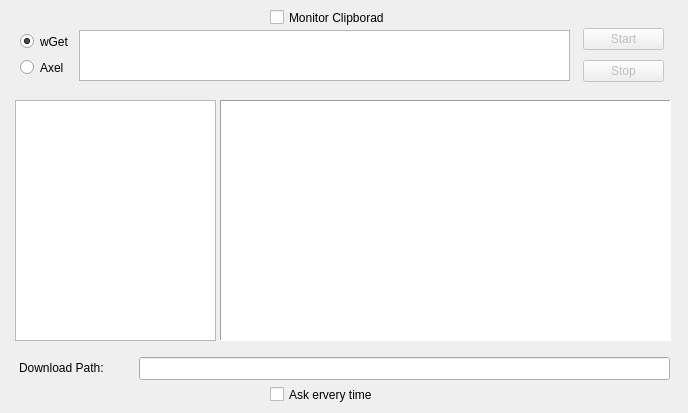
<?xml version="1.0" encoding="UTF-8"?>
<ui version="4.0">
 <class>DownLoadManager</class>
 <widget class="QDialog" name="DownLoadManager">
  <property name="geometry">
   <rect>
    <x>0</x>
    <y>0</y>
    <width>688</width>
    <height>413</height>
   </rect>
  </property>
  <property name="windowTitle">
   <string>DownLoadManager</string>
  </property>
  <widget class="QTextEdit" name="txtUrl">
   <property name="geometry">
    <rect>
     <x>79</x>
     <y>30</y>
     <width>491</width>
     <height>51</height>
    </rect>
   </property>
  </widget>
  <widget class="QCheckBox" name="ckMonClipborad">
   <property name="geometry">
    <rect>
     <x>270</x>
     <y>7</y>
     <width>135</width>
     <height>21</height>
    </rect>
   </property>
   <property name="text">
    <string>Monitor Clipborad</string>
   </property>
  </widget>
  <widget class="QLabel" name="lbpath">
   <property name="geometry">
    <rect>
     <x>19</x>
     <y>360</y>
     <width>101</width>
     <height>16</height>
    </rect>
   </property>
   <property name="text">
    <string>Download Path:</string>
   </property>
  </widget>
  <widget class="QLineEdit" name="txtPath">
   <property name="geometry">
    <rect>
     <x>139</x>
     <y>357</y>
     <width>531</width>
     <height>23</height>
    </rect>
   </property>
  </widget>
  <widget class="QCheckBox" name="ckAskWhenSave">
   <property name="geometry">
    <rect>
     <x>270</x>
     <y>384</y>
     <width>123</width>
     <height>21</height>
    </rect>
   </property>
   <property name="text">
    <string>Ask ervery time</string>
   </property>
  </widget>
  <widget class="QPlainTextEdit" name="txtFeedback">
   <property name="geometry">
    <rect>
     <x>220</x>
     <y>100</y>
     <width>451</width>
     <height>241</height>
    </rect>
   </property>
   <property name="cursor" stdset="0">
    <cursorShape>ArrowCursor</cursorShape>
   </property>
   <property name="contextMenuPolicy">
    <enum>Qt::DefaultContextMenu</enum>
   </property>
   <property name="acceptDrops">
    <bool>false</bool>
   </property>
   <property name="layoutDirection">
    <enum>Qt::LeftToRight</enum>
   </property>
   <property name="inputMethodHints">
    <set>Qt::ImhNone</set>
   </property>
   <property name="frameShape">
    <enum>QFrame::Panel</enum>
   </property>
   <property name="frameShadow">
    <enum>QFrame::Sunken</enum>
   </property>
   <property name="lineWidth">
    <number>1</number>
   </property>
   <property name="horizontalScrollBarPolicy">
    <enum>Qt::ScrollBarAlwaysOff</enum>
   </property>
   <property name="undoRedoEnabled">
    <bool>false</bool>
   </property>
   <property name="readOnly">
    <bool>true</bool>
   </property>
   <property name="textInteractionFlags">
    <set>Qt::NoTextInteraction</set>
   </property>
   <property name="maximumBlockCount">
    <number>10000</number>
   </property>
   <property name="backgroundVisible">
    <bool>false</bool>
   </property>
   <property name="centerOnScroll">
    <bool>false</bool>
   </property>
  </widget>
  <widget class="QPushButton" name="pBtnSart">
   <property name="enabled">
    <bool>false</bool>
   </property>
   <property name="geometry">
    <rect>
     <x>583</x>
     <y>28</y>
     <width>81</width>
     <height>22</height>
    </rect>
   </property>
   <property name="text">
    <string>Start</string>
   </property>
   <property name="flat">
    <bool>false</bool>
   </property>
  </widget>
  <widget class="QPushButton" name="pBtnStop">
   <property name="enabled">
    <bool>false</bool>
   </property>
   <property name="geometry">
    <rect>
     <x>583</x>
     <y>60</y>
     <width>81</width>
     <height>22</height>
    </rect>
   </property>
   <property name="text">
    <string>Stop</string>
   </property>
  </widget>
  <widget class="QListWidget" name="listWidget">
   <property name="geometry">
    <rect>
     <x>15</x>
     <y>100</y>
     <width>201</width>
     <height>241</height>
    </rect>
   </property>
   <property name="frameShadow">
    <enum>QFrame::Plain</enum>
   </property>
   <property name="editTriggers">
    <set>QAbstractItemView::NoEditTriggers</set>
   </property>
   <property name="showDropIndicator" stdset="0">
    <bool>false</bool>
   </property>
   <property name="defaultDropAction">
    <enum>Qt::IgnoreAction</enum>
   </property>
   <property name="alternatingRowColors">
    <bool>true</bool>
   </property>
   <property name="selectionRectVisible">
    <bool>true</bool>
   </property>
  </widget>
  <widget class="QRadioButton" name="rbtnAxel">
   <property name="geometry">
    <rect>
     <x>20</x>
     <y>57</y>
     <width>50</width>
     <height>21</height>
    </rect>
   </property>
   <property name="text">
    <string>Axel</string>
   </property>
  </widget>
  <widget class="QRadioButton" name="rbtnWget">
   <property name="geometry">
    <rect>
     <x>20</x>
     <y>31</y>
     <width>55</width>
     <height>21</height>
    </rect>
   </property>
   <property name="text">
    <string>wGet</string>
   </property>
   <property name="checked">
    <bool>true</bool>
   </property>
  </widget>
 </widget>
 <layoutdefault spacing="6" margin="11"/>
 <resources/>
 <connections/>
</ui>
